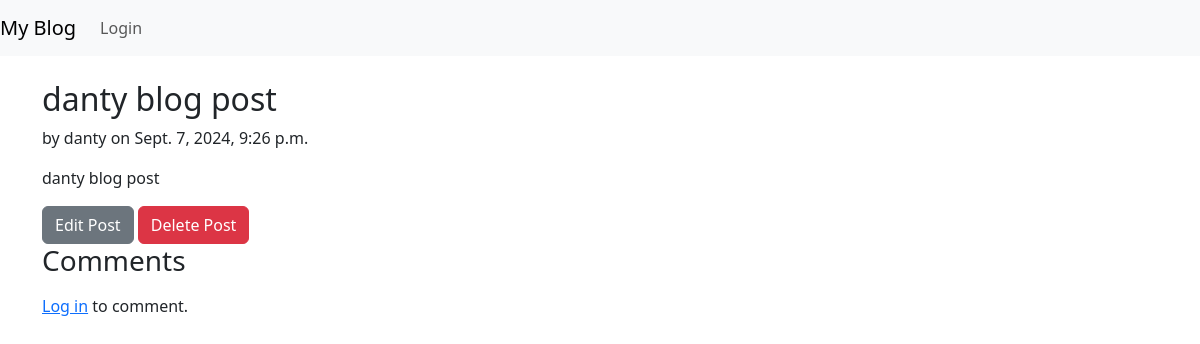
Page /post/5/ on the earlier database version.
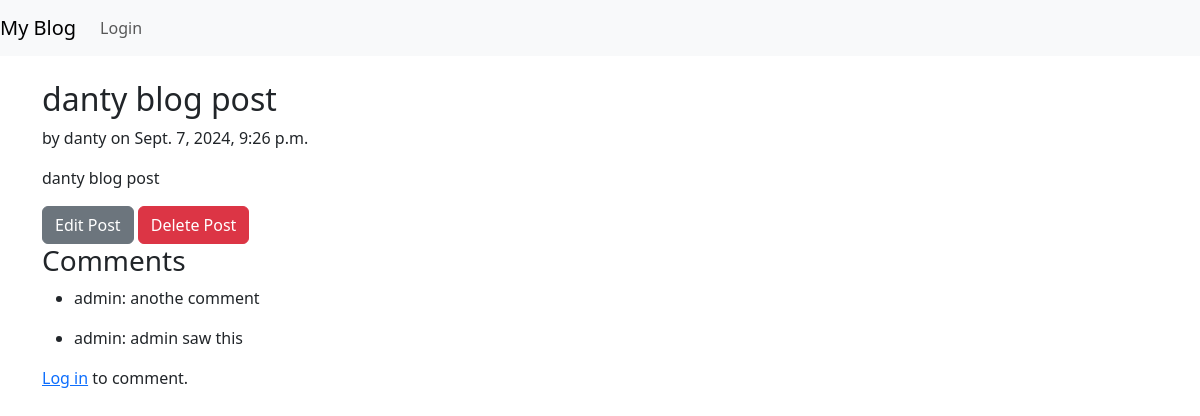
Same page on the later database version.
### blog/models.py (models this page shows, shortened)
class Post(models.Model):
    title = models.CharField(max_length=200)
    content = models.TextField()
    author = models.ForeignKey(User, on_delete=models.CASCADE)
    created_at = models.DateTimeField(default=timezone.now)
    updated_at = models.DateTimeField(auto_now=True)

class Comment(models.Model):
    post = models.ForeignKey(Post, related_name='comments', on_delete=models.CASCADE)
    author = models.ForeignKey(User, on_delete = models.CASCADE)
    content = models.TextField()
    created_at = models.DateTimeField(default=timezone.now)

### blog/views.py (the view)
# urls.py: path('post/<int:pk>/', views.post_detail, name='post_detail'),
def post_detail(request, pk):
    post = get_object_or_404(Post, pk=pk)
    comments = post.comments.all()
    if request.method == 'POST':
        comment_form = CommentForm(request.POST)
        if comment_form.is_valid():
            comment = comment_form.save(commit=False)
            comment.author = request.user
            comment.post = post
            comment.save()
            return redirect('post_detail', pk=post.pk)
    else:
        comment_form = CommentForm()
    return render(request, 'blog/post_detail.html', {'post': post, 'comments': comments, 'comment_form': comment_form})

### blog/templates/blog/post_detail.html (shortened to what this page needs)
{% extends 'base.html' %}
{% block content %}
<h2>{{ post.title }}</h2>
<p>by {{ post.author }} on {{ post.created_at }}</p>
<p>{{ post.content }}</p>
<a href="{% url 'post_edit' pk=post.pk %}" class="btn btn-secondary">Edit Post</a>
<form action="{% url 'post_delete' pk=post.pk %}" method="POST" style="display:inline;">
    <button type="submit" class="btn btn-danger">Delete Post</button>
</form>
<h3>Comments</h3>
<ul>
    {% for comment in comments %}
    <li>
        <p>{{ comment.author }}: {{ comment.content }}</p>
    </li>
    {% endfor %}
</ul>
{% if user.is_authenticated %}
<form method="POST">
    {% csrf_token %}
    {{ comment_form.as_p }}
    <button type="submit" class="btn btn-primary">Add Comment</button>
</form>
{% else %}
<p><a href="{% url 'login' %}">Log in</a> to comment.</p>
{% endif %}
{% endblock %}

### blog/templates/base.html (shortened to what this page needs)
<!DOCTYPE html>
<html lang="en">
<head>
    <link rel="stylesheet" href="https://cdn.jsdelivr.net/npm/bootstrap@5.3.3/dist/css/bootstrap.min.css">
</head>
<body>
    <nav class="navbar navbar-expand-lg navbar-light bg-light">
        <a class="navbar-brand" href="{% url 'post_list' %}">My Blog</a>
        <div class="collapse navbar-collapse">
            <ul class="navbar-nav ml-auto">
                {% if user.is_authenticated %}
                <li class="nav-item">
                    <a class="nav-link" href="{% url 'post_new' %}">New Post</a>
                </li>
                <li class="nav-item">
                    <a class="nav-link" href="{% url 'login' %}">Logout</a>
                </li>
                {% else %}
                <li class="nav-item">
                    <a class="nav-link" href="{% url 'login' %}">Login</a>
                </li>
                {% endif %}
            </ul>
        </div>
    </nav>
    <div class="container mt-4">
        {% block content %}
        {% endblock %}
    </div>
</body>
</html>

Differences in the rows shown:
added Comment: author "admin", content "anothe comment"
added Comment: author "admin", content "admin saw this"
